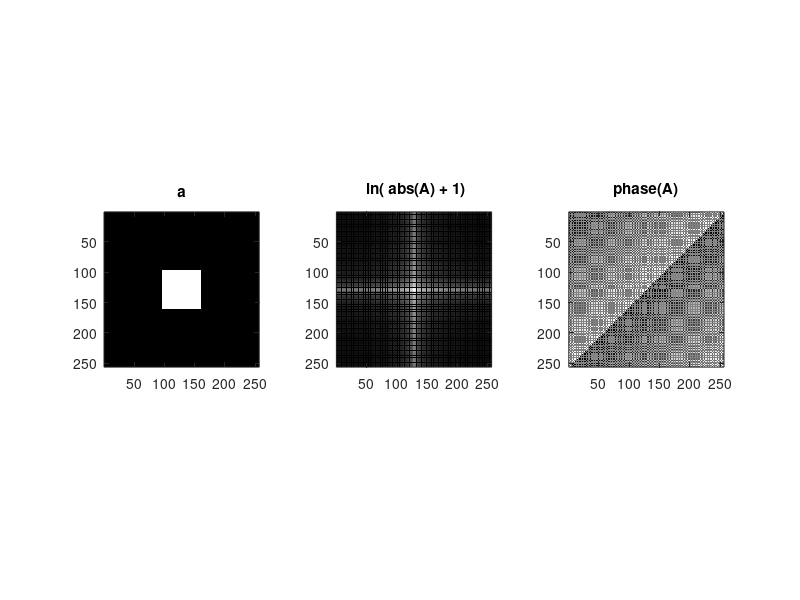
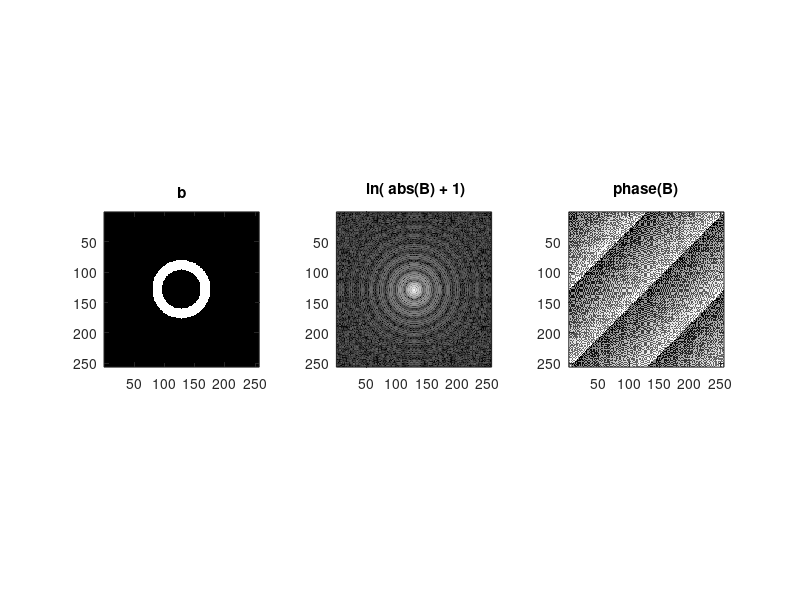
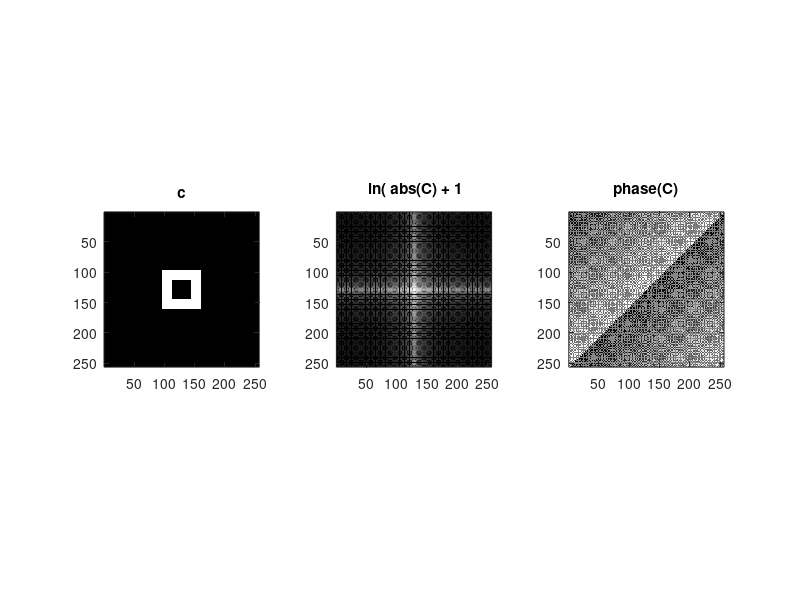
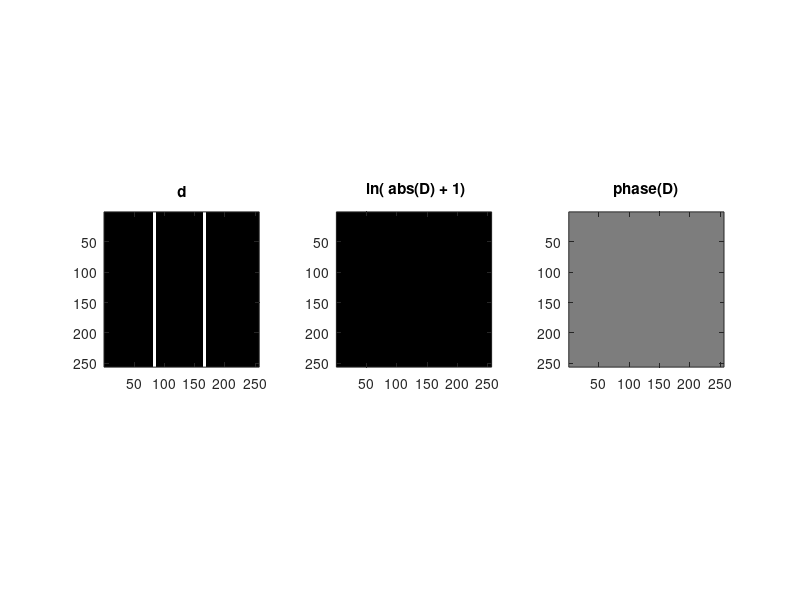

Source code (MATLAB) for these figures, in order:
%% box
figure
a = zeros(256,256);
a(size(a,1)*3/8+1 : size(a,1)*5/8, size(a,2)*3/8+1 : size(a,2)*5/8) = 1;
subplot(1,3,1)
imagesc(a)
colormap(gray); axis image
title('a')
A= fft2(a);
Aprime = fftshift(A);
Mag = abs(Aprime);
Ph = angle(Aprime);
subplot(1,3,2)
imagesc(log(Mag+1))
colormap(gray); axis image
title(' ln( abs(A) + 1)');
subplot(1,3,3)
imagesc(Ph)
colormap(gray); axis image
title(' phase(A) ');

%% circle
figure
[rr, cc] = meshgrid(1:256);
b1 = sqrt((rr-128).^2+(cc-128).^2)<=32;
b2 = sqrt((rr-128).^2+(cc-128).^2)<=48;
b = b2-b1;
subplot(1,3,1)
imagesc(b)
colormap(gray); axis image
title('b')
B= fft2(b);
Bprime = fftshift(B);
Mag = abs(Bprime);
Ph = angle(Bprime);
subplot(1,3,2)
imagesc(log(Mag+1))
colormap(gray); axis image
title(' ln( abs(B) + 1)');
subplot(1,3,3)
imagesc(Ph)
colormap(gray); axis image
title(' phase(B) ');

%% hollow box
figure
c = zeros(256,256);
c(size(a,1)*3/8+1 : size(a,1)*5/8, size(a,2)*3/8+1 : size(a,2)*5/8) = 1;
c(size(a,1)*3.5/8+1 : size(a,1)*4.5/8, size(a,2)*3.5/8+1 : size(a,2)*4.5/8) = 0;
subplot(1,3,1)
imagesc(c)
colormap(gray); axis image
title('c')
C= fft2(c);
Cprime = fftshift(C);
Mag = abs(Cprime);
Ph = angle(Cprime);
subplot(1,3,2)
imagesc(log(Mag+1))
colormap(gray); axis image
title(' ln( abs(C) + 1');
subplot(1,3,3)
imagesc(Ph)
colormap(gray); axis image
title(' phase(C) ');

%% lines
figure
d = zeros(256, 256);
d(:,82:86) = 1;
d(:,164:168) = 1;
subplot(1,3,1)
imagesc(d)
colormap(gray); axis image
title('d')
D= fft2(d);
Dprime = fftshift(D);
Mag = abs(Dprime);
Ph = angle(Dprime);
subplot(1,3,2)
imagesc(log(Mag+1))
colormap(gray); axis image
title(' ln( abs(D) + 1)');
subplot(1,3,3)
imagesc(Ph)
colormap(gray); axis image
title(' phase(D) ');

%% dots
figure
e = zeros(256, 256);
e(127:128,84:85) = 1;
e(127:128,168:169) = 1;
subplot(1,3,1)
imagesc(e)
colormap(gray); axis image
title('e')
E= fft2(e);
Eprime = fftshift(E);
Mag = abs(Eprime);
Ph = angle(Eprime);
subplot(1,3,2)
imagesc(log(Mag+1))
colormap(gray); axis image
title(' ln( abs(E) + 1)');
subplot(1,3,3)
imagesc(Ph)
colormap(gray); axis image
title(' phase(E) ');

%% checkerboard
figure
f1 = sin((1:256)./2);
f2 = cos((1:256)./2);
[f4, f3] = meshgrid(f1, f2);
subplot(1,3,1)
f = f3+f4;
imagesc(f)
colormap(gray); axis image
title('f')
F= fft2(f);
Fprime = fftshift(F);
Mag = abs(Fprime);
Ph = angle(Fprime);
subplot(1,3,2)
imagesc(log(Mag+1))
colormap(gray); axis image
title(' ln( abs(F) + 1)');
subplot(1,3,3)
imagesc(Ph)
colormap(gray); axis image
title(' phase(F) ');
